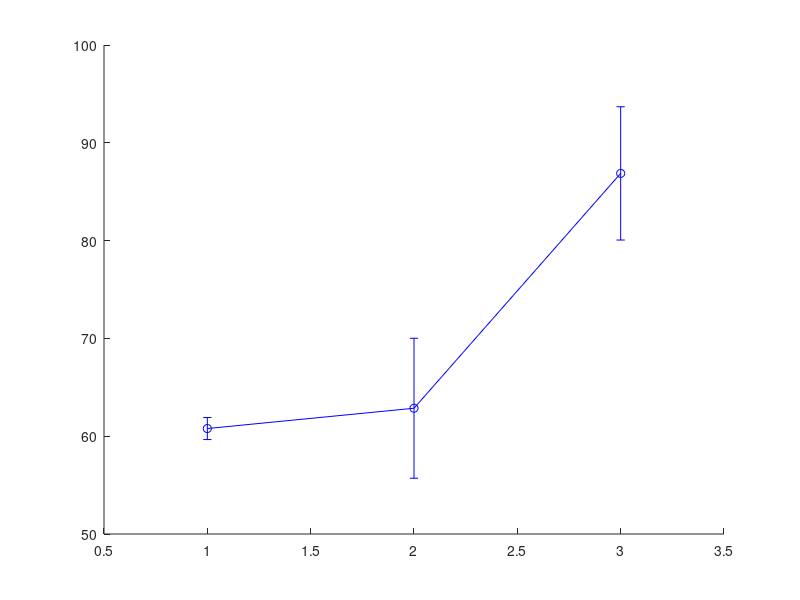

This figure's MATLAB source: (Note: this script raises an error after producing the figure.)
Hela_24h=[36.99823	39.99353	40.65744	94.74032	96.00449	95.6036
         22.84665	43.69204	44.88538	75.91329	76.65388	75.80162
         0.7075793	24.19668	14.47881	65.0088  	62.79592	62.55791
         9.525105	19.44145	24.96756	30.74384	32.66586	48.95086
          0	          0	              0	      0	        0	         0];
Hela_48h=[  68.87323944	69.80301275	75.06648936	90.42182663	89.00892438	87.38143631
            67.01877934	69.2815759	69.44148936	87.32585139	90.87208392	89.61720867
            51.59624413	39.39745075	47.44680851	80.01160991	86.20635666	79.55623306
            16.91314554	27.21900348	5.864361702	54.31501548	53.01393455	62.09349593
            0	0	0	0	0	0];


I=[0 0.25 2 5 10];
wd=Hela_24h((1:3),1:3);  giv=Hela_24h((1:3),4:6);
figure;errorbar((1:3),100-mean(wd,2),std(wd,0,2)/sqrt(3),'ob-','linewidth',1.5);
hold on;errorbar((1:3),100-mean(giv,2),std(giv,0,2)/sqrt(3),'or-','linewidth',1.5);
ylim([0 100]);%xlim([0.20 12])
ylabel('1-cell death (%)');xlabel('Serum concentration (%)');set(gca,'xtick',1:3,'xticklabel',I(1:3));
legend('Parental','GIV KO');%set(gca,'xscale','log')

wd=Hela_48h((1:3),1:3);  giv=Hela_48h((1:3),4:6);
figure;errorbar((1:3),100-mean(wd,2),std(wd,0,2)/sqrt(3),'ob-','linewidth',1.5);
hold on;errorbar((1:3),100-mean(giv,2),std(giv,0,2)/sqrt(3),'or-','linewidth',1.5);
ylim([0 100]);%xlim([0.20 12])
ylabel('1-cell death (%)');xlabel('Serum concentration (%)');set(gca,'xtick',1:3,'xticklabel',I(1:3));
legend('Parental','GIV KO');%set(gca,'xscale','log')